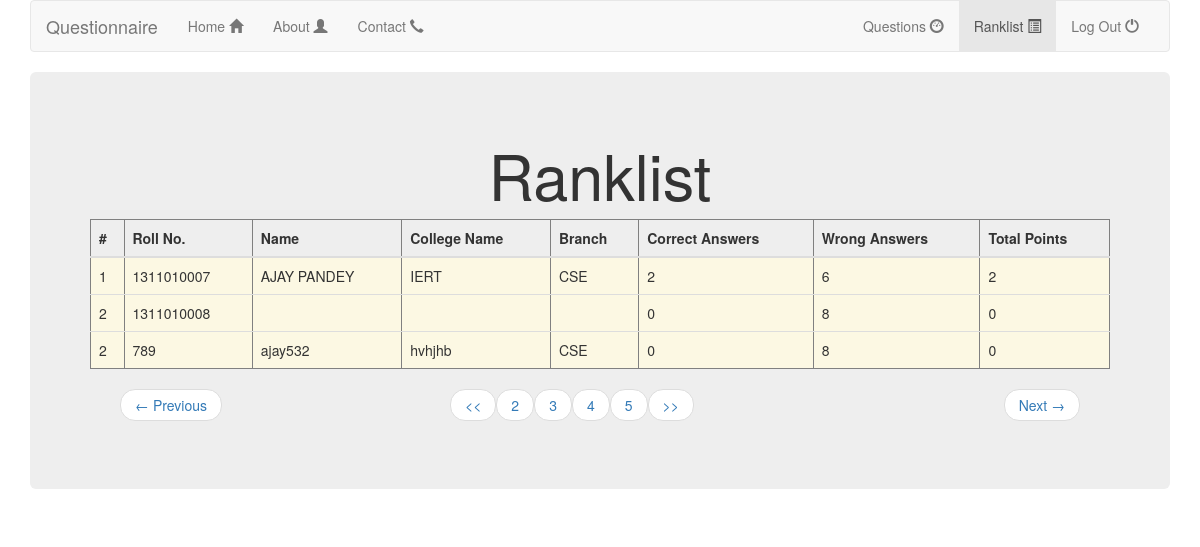
Page /ranklist.php?id=1 on the committed database.
### tables this page shows
CREATE TABLE IF NOT EXISTS `ranklist` (
  `id` int(100) NOT NULL AUTO_INCREMENT,
  `rollno` int(100) NOT NULL,
  `rank` int(100) NOT NULL,
  `correct` int(100) NOT NULL,
  `wrong` int(100) NOT NULL,
  `total` int(100) NOT NULL,
  PRIMARY KEY (`id`),
  UNIQUE KEY `rollno` (`rollno`)
);

CREATE TABLE IF NOT EXISTS `registration` (
  `name` varchar(100) NOT NULL,
  `branch` char(10) NOT NULL,
  `year` int(11) NOT NULL,
  `university` varchar(100) NOT NULL,
  `college` varchar(100) NOT NULL,
  `rollno` int(11) NOT NULL,
  `email` varchar(100) NOT NULL,
  `contact` int(11) NOT NULL,
  `facebookid` varchar(1000) NOT NULL,
  `address` varchar(1000) NOT NULL,
  `password` varchar(100) NOT NULL,
  PRIMARY KEY (`rollno`)
);

### ranklist.php (the view, shortened to what this page needs)
<!DOCTYPE html>
<html lang="en">
  <head>
    <link href="css/bootstrap.css" rel="stylesheet">
    <link href="css/bootstrap.min.css" rel="stylesheet">
  </head>
  <body>
  <div class="container">
		      <nav class="navbar navbar-default">
        <div class="container-fluid">
          <div class="navbar-header">
            <a class="navbar-brand" href="#">Questionnaire</a>
          </div>
          <div id="navbar" class="navbar-collapse collapse">
            <ul class="nav navbar-nav">
              <li><a href="#">Home <span class="glyphicon glyphicon-home"></span></a></li>
              <li ><a href="#">About <span class="glyphicon glyphicon-user"></span></a></li>
              <li><a href="#">Contact <span class="glyphicon glyphicon-earphone"></span></a></li>
            </ul>
            <ul class="nav navbar-nav navbar-right">
              <li><a href="main.php?data=1">Questions <span class="glyphicon glyphicon-dashboard"></span><span class="sr-only">(current)</span></a></li>
              <li class="active"><a href="ranklist.php?id=1">Ranklist <span class="glyphicon glyphicon-list-alt"></span></a></li>
              <li><a href="logout.php">Log Out <span class="glyphicon glyphicon-off"></span></a></li>
            </ul>
          </div>
        </div>
      </nav>
      <nav>
		<div class="jumbotron">
		<h1 align="center">Ranklist</h1>
		<table class="table" border="1px">
			<thead>
				<tr>
					<th>#</th>
					<th>Roll No.</th>
					<th>Name</th>
					<th>College Name</th>
					<th>Branch</th>
					<th>Correct Answers</th>
					<th>Wrong Answers</th>
					<th>Total Points</th>
				</tr>
			</thead>
			<tbody>
			<?php
			$a=($_GET['id']-1)*10;
			$b=$_GET['id']*10;
			$que=mysql_query("SELECT * FROM ranklist WHERE id>=$a AND id<=$b ORDER BY rank ");
			while($que2=mysql_fetch_array($que))
			{
				$que3=mysql_query("SELECT * FROM registration WHERE rollno=$que2[rollno]");
			    $que4=mysql_fetch_array($que3);
				echo "
				<tr class=\"warning\">
					<td>$que2[rank]</td>
					<td>$que2[rollno]</td>
					<td>$que4[name]</td>
					<td>$que4[college]</td>
					<td>$que4[branch]</td>
					<td>$que2[correct]</td>
					<td>$que2[wrong]</td>
					<td>$que2[correct]</td>
				</tr>
				";
			}
				?>
			</tbody>
		</table>
		<nav>
        <ul class="pager">
        <?php
		$idp=$_GET['id']-1;
		$idn=$_GET['id']+1;
		echo "
		<div id=\"navbar\" class=\"navbar-collapse collapse\">
           <div class=\"col-md-4\">
		   <li class=\"previous\"><a href=\"ranklist.php?id=$idp\"><span aria-hidden=\"true\">&larr;</span> Previous</a></li>
			</div>
			<div class=\"col-md-4\">
			<ul class=\"nav navbar-nav\">
              <li><a href=\"ranklist.php?id=1\"><<</a></li>
              <li><a href=\"ranklist.php?id=2\">2</a></li>
              <li><a href=\"ranklist.php?id=3\">3</a></li>
              <li><a href=\"ranklist.php?id=4\">4</a></li>
			  <li><a href=\"ranklist.php?id=5\">5</a></li>
              <li><a href=\"ranklist.php?id=6\">>></a></li>
            </ul>
		</div>
		<div class=\"col-md-4\">
         <li class=\"next\"><a href=\"ranklist.php?id=$idn\">Next <span aria-hidden=\"true\">&rarr;</span></a></li>
		 </div>
		</div>
		";
		  ?>
        </ul>
      </nav>
	  </nav>
	</div>
</body>
</html>

### rows in the picture
ranklist: rank "1", rollno "1311010007", registration.name "AJAY PANDEY", registration.college "IERT", registration.branch "CSE", correct "2", wrong "6"
ranklist: rank "2", rollno "1311010008", correct "0", wrong "8"
ranklist: rank "2", rollno "789", registration.name "ajay532", registration.college "hvhjhb", registration.branch "CSE", correct "0", wrong "8"
